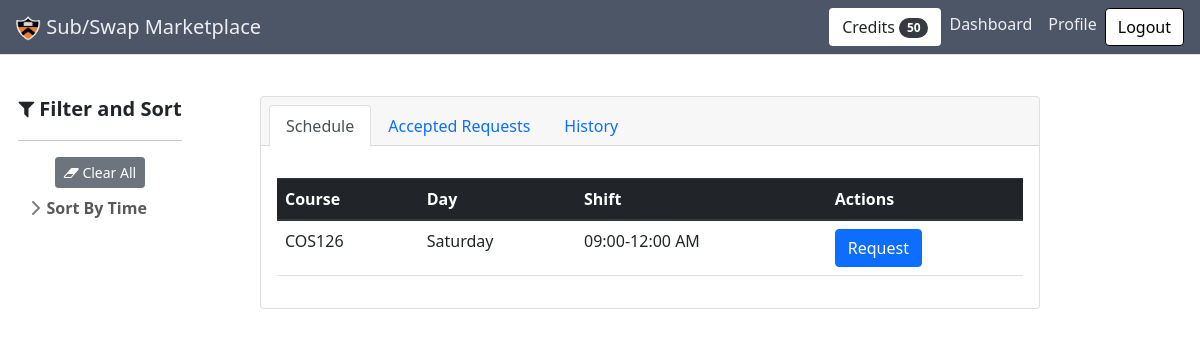
The page /profile (signed in) on the database its author committed.
### subapp/models.py (models this page shows, shortened)
class Shift(db.Model):
    id = db.Column(db.Integer, primary_key=True)
    day = db.Column(db.String(10), nullable=False)
    start = db.Column(db.Time, nullable=False)
    end = db.Column(db.Time, nullable=False)
    course = db.Column(db.String(120), nullable=False)
    staff = db.relationship(
        "User", secondary=a_assigned_shifts, back_populates="schedule")
    requests = db.relationship(
        "Request", secondary=a_requested_shifts, back_populates="shift")

### subapp/main/routes.py (the view)
@main.route("/profile", methods=['GET', 'PUT'])
@login_required
def profile():
    html = render_template('main/profile.html', shifts=current_user.schedule,
                           requests=current_user.accepted_requests, history=current_user.inactive_requests())
    return make_response(html)

### subapp/main/routes.py (called while the page is built)
@main.context_processor
def inject_credits():
    return dict(credits=current_user.balance)

### subapp/models.py (called while the page is built)
@login_manager.user_loader
def load_user(user_id):
    return User.query.get(int(user_id))

    def inactive_requests(self):
        return [request for request in self.posted_requests if request.accepted]

### subapp/main/templates/main/profile.html (shortened to what this page needs)
{% extends "main/base.html" %}
{% block content %}
<div class="container-fluid">
  <div class="row align-items-start">
    <div class="sticky sidebar_container col-md-2">
      {% with tags_by_category=tags_by_category %} {% include
      "main/sidebar.html" %} {%endwith%}
    </div>
    <div class="col-md-9">
      <section class="py-5">
        <div class="items_container container px-4 px-lg-5">
          <div class="card">
            <div class="card-header">
              <ul class="nav nav-tabs card-header-tabs" id="bologna-list" role="tablist">
                <li class="nav-item">
                  <a class="nav-link active" href="#description" role="tab" aria-controls="description"
                    aria-selected="true">Schedule</a>
                </li>
                <li class="nav-item">
                  <a class="nav-link" href="#history" role="tab" aria-controls="history" aria-selected="false">Accepted
                    Requests</a>
                </li>
                <li class="nav-item">
                  <a class="nav-link" href="#deals" role="tab" aria-controls="deals" aria-selected="false">History</a>
                </li>
              </ul>
            </div>
            <div class="card-body">
              <div class="tab-content mt-3">
                <div class="tab-pane active" id="description" role="tabpanel">
                  <table class="table">
                    <thead class="thead-dark">
                      <tr>
                        <th scope="col">Course</th>
                        <th scope="col">Day</th>
                        <th scope="col">Shift</th>
                        <th scope="col">Actions</th>
                      </tr>
                    </thead>
                    <tbody>
                      {% for shift in shifts %}
                      <tr>
                        <td>{{shift.course}}</td>
                        <td>{{shift.day}}</td>
                        <td> {{shift.start.strftime("%I:%M")}}-{{shift.end.strftime("%I:%M %p")}}</td>
                        <td>
                          <a href="{{url_for('requests.create_request', shiftid=shift.id)}}" class="btn btn-primary"
                            role="button">Request</a>
                        </td>
                      </tr>
                      {% endfor %}
                    </tbody>
                  </table>
                </div>
              </div>
            </div>
          </div>
        </div>
      </section>
    </div>
  </div>
</div>
<link rel="stylesheet"
  href="https://cdnjs.cloudflare.com/ajax/libs/bootstrap-datepicker/1.4.1/css/bootstrap-datepicker3.css" />
{% endblock content %}

### subapp/main/static/css/sidebars.css (style rules this page uses)
body { min-height: 100vh; min-height: -webkit-fill-available; }
html { height: -webkit-fill-available; }

### rows shown on the page
Shift: course "COS126", day "Saturday", start "09:00", end "12:00 AM"

### other values the page prints
{{ credits }} "50"
